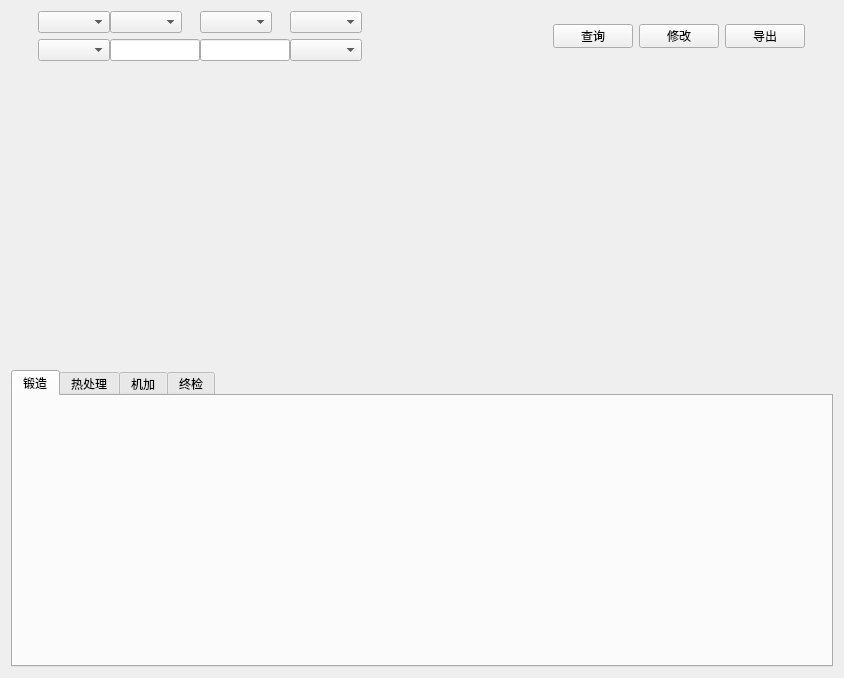
<?xml version="1.0" encoding="UTF-8"?>
<ui version="4.0">
 <class>Query_Form</class>
 <widget class="QWidget" name="Query_Form">
  <property name="geometry">
   <rect>
    <x>0</x>
    <y>0</y>
    <width>844</width>
    <height>678</height>
   </rect>
  </property>
  <property name="sizePolicy">
   <sizepolicy hsizetype="Minimum" vsizetype="Minimum">
    <horstretch>0</horstretch>
    <verstretch>0</verstretch>
   </sizepolicy>
  </property>
  <property name="windowTitle">
   <string>查询进度</string>
  </property>
  <layout class="QVBoxLayout" name="verticalLayout" stretch="0,1,1">
   <item>
    <layout class="QHBoxLayout" name="horizontalLayout_2">
     <item>
      <layout class="QGridLayout" name="gridLayout">
       <property name="sizeConstraint">
        <enum>QLayout::SetFixedSize</enum>
       </property>
       <property name="horizontalSpacing">
        <number>0</number>
       </property>
       <item row="0" column="0">
        <widget class="QComboBox" name="comboBox">
         <property name="sizePolicy">
          <sizepolicy hsizetype="Fixed" vsizetype="Fixed">
           <horstretch>0</horstretch>
           <verstretch>0</verstretch>
          </sizepolicy>
         </property>
        </widget>
       </item>
       <item row="0" column="1">
        <widget class="QComboBox" name="comboBox_3">
         <property name="sizePolicy">
          <sizepolicy hsizetype="Fixed" vsizetype="Fixed">
           <horstretch>0</horstretch>
           <verstretch>0</verstretch>
          </sizepolicy>
         </property>
        </widget>
       </item>
       <item row="0" column="2">
        <widget class="QComboBox" name="comboBox_4">
         <property name="sizePolicy">
          <sizepolicy hsizetype="Fixed" vsizetype="Fixed">
           <horstretch>0</horstretch>
           <verstretch>0</verstretch>
          </sizepolicy>
         </property>
        </widget>
       </item>
       <item row="0" column="3">
        <widget class="QComboBox" name="comboBox_5">
         <property name="sizePolicy">
          <sizepolicy hsizetype="Fixed" vsizetype="Fixed">
           <horstretch>0</horstretch>
           <verstretch>0</verstretch>
          </sizepolicy>
         </property>
        </widget>
       </item>
       <item row="1" column="0">
        <widget class="QComboBox" name="comboBox_2">
         <property name="sizePolicy">
          <sizepolicy hsizetype="Fixed" vsizetype="Fixed">
           <horstretch>0</horstretch>
           <verstretch>0</verstretch>
          </sizepolicy>
         </property>
        </widget>
       </item>
       <item row="1" column="1">
        <widget class="QLineEdit" name="lineEdit">
         <property name="sizePolicy">
          <sizepolicy hsizetype="Fixed" vsizetype="Fixed">
           <horstretch>0</horstretch>
           <verstretch>0</verstretch>
          </sizepolicy>
         </property>
         <property name="minimumSize">
          <size>
           <width>90</width>
           <height>22</height>
          </size>
         </property>
         <property name="maximumSize">
          <size>
           <width>90</width>
           <height>22</height>
          </size>
         </property>
        </widget>
       </item>
       <item row="1" column="2">
        <widget class="QLineEdit" name="lineEdit_2">
         <property name="sizePolicy">
          <sizepolicy hsizetype="Fixed" vsizetype="Fixed">
           <horstretch>0</horstretch>
           <verstretch>0</verstretch>
          </sizepolicy>
         </property>
         <property name="minimumSize">
          <size>
           <width>90</width>
           <height>22</height>
          </size>
         </property>
         <property name="maximumSize">
          <size>
           <width>90</width>
           <height>22</height>
          </size>
         </property>
        </widget>
       </item>
       <item row="1" column="3">
        <widget class="QComboBox" name="comboBox_6">
         <property name="sizePolicy">
          <sizepolicy hsizetype="Fixed" vsizetype="Fixed">
           <horstretch>0</horstretch>
           <verstretch>0</verstretch>
          </sizepolicy>
         </property>
        </widget>
       </item>
      </layout>
     </item>
     <item>
      <spacer name="horizontalSpacer">
       <property name="orientation">
        <enum>Qt::Horizontal</enum>
       </property>
       <property name="sizeType">
        <enum>QSizePolicy::Fixed</enum>
       </property>
       <property name="sizeHint" stdset="0">
        <size>
         <width>158</width>
         <height>20</height>
        </size>
       </property>
      </spacer>
     </item>
     <item>
      <layout class="QHBoxLayout" name="horizontalLayout">
       <property name="sizeConstraint">
        <enum>QLayout::SetFixedSize</enum>
       </property>
       <item>
        <widget class="QPushButton" name="PB_query">
         <property name="sizePolicy">
          <sizepolicy hsizetype="Fixed" vsizetype="Fixed">
           <horstretch>0</horstretch>
           <verstretch>0</verstretch>
          </sizepolicy>
         </property>
         <property name="minimumSize">
          <size>
           <width>80</width>
           <height>24</height>
          </size>
         </property>
         <property name="maximumSize">
          <size>
           <width>80</width>
           <height>24</height>
          </size>
         </property>
         <property name="text">
          <string>查询</string>
         </property>
        </widget>
       </item>
       <item>
        <widget class="QPushButton" name="PB_edit">
         <property name="sizePolicy">
          <sizepolicy hsizetype="Fixed" vsizetype="Fixed">
           <horstretch>0</horstretch>
           <verstretch>0</verstretch>
          </sizepolicy>
         </property>
         <property name="minimumSize">
          <size>
           <width>80</width>
           <height>24</height>
          </size>
         </property>
         <property name="maximumSize">
          <size>
           <width>80</width>
           <height>24</height>
          </size>
         </property>
         <property name="text">
          <string>修改</string>
         </property>
        </widget>
       </item>
       <item>
        <widget class="QPushButton" name="PB_export">
         <property name="sizePolicy">
          <sizepolicy hsizetype="Fixed" vsizetype="Fixed">
           <horstretch>0</horstretch>
           <verstretch>0</verstretch>
          </sizepolicy>
         </property>
         <property name="minimumSize">
          <size>
           <width>80</width>
           <height>24</height>
          </size>
         </property>
         <property name="maximumSize">
          <size>
           <width>80</width>
           <height>24</height>
          </size>
         </property>
         <property name="text">
          <string>导出</string>
         </property>
        </widget>
       </item>
      </layout>
     </item>
    </layout>
   </item>
   <item>
    <widget class="DataTableWidget" name="pandastablewidget" native="true">
     <property name="styleSheet">
      <string notr="true"/>
     </property>
    </widget>
   </item>
   <item>
    <widget class="QTabWidget" name="tabWidget">
     <property name="currentIndex">
      <number>0</number>
     </property>
     <widget class="QWidget" name="tab">
      <attribute name="title">
       <string>锻造</string>
      </attribute>
     </widget>
     <widget class="QWidget" name="tab_3">
      <attribute name="title">
       <string>热处理</string>
      </attribute>
     </widget>
     <widget class="QWidget" name="tab_2">
      <attribute name="title">
       <string>机加</string>
      </attribute>
     </widget>
     <widget class="QWidget" name="tab_4">
      <attribute name="title">
       <string>终检</string>
      </attribute>
     </widget>
    </widget>
   </item>
  </layout>
 </widget>
 <customwidgets>
  <customwidget>
   <class>DataTableWidget</class>
   <extends>QWidget</extends>
   <header location="global">qtpandas.views.DataTableView</header>
   <container>1</container>
  </customwidget>
 </customwidgets>
 <resources/>
 <connections/>
</ui>
